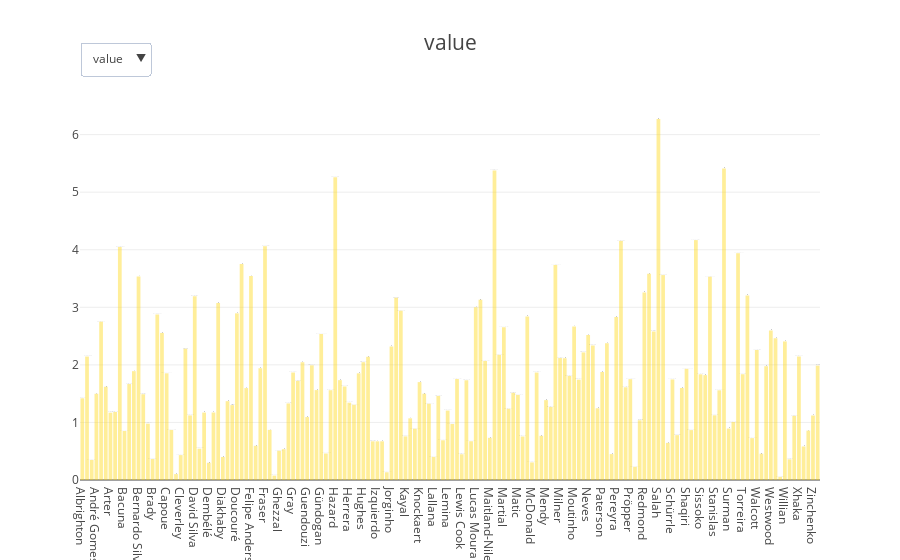
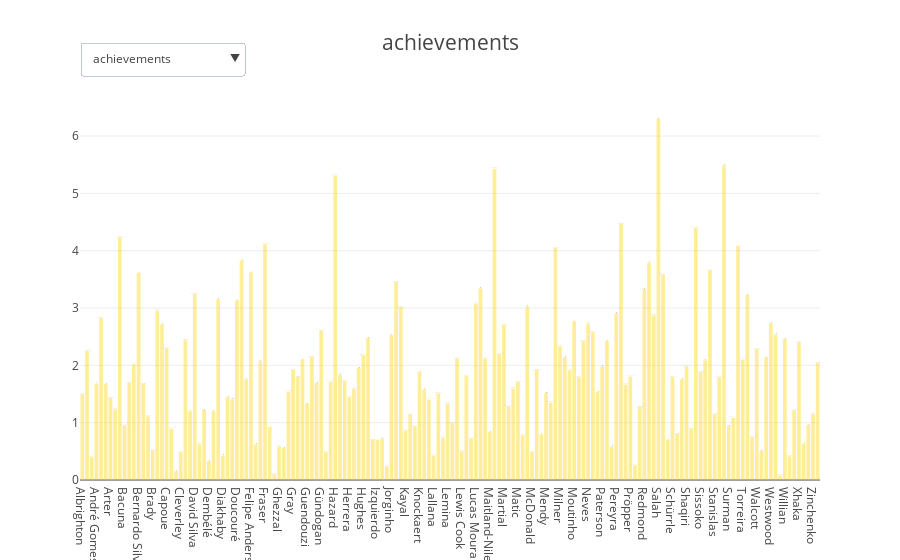

The cell these charts' notebook holds for them, in order:
### Code cell
game_metrics_mid = points_metrics + general_metrics + creativity_metrics + attack_metrics
game_metrics_mid = set(game_metrics_mid)

game_metrics_mid = get_agg_features(game_metrics_mid, ['sum','average'])

points_mid = points.copy()
points_mid['goals_scored']=5
points_mid['clean_sheets']=1
points_mid['goals_conceded']=0

generate_performance_plots(points_mid, midfielders, 'Midfielder')

### Figure 1 — Plotly figure (JSON) as saved in the notebook; plotly's stock layout.template omitted (floating-point values rounded to 4 significant figures; data arrays with more than 128 entries replaced by an {"elided": "..."} marker saying what was removed)
{"data": [{"hovertemplate": "<b>%{text}</b><br><br>value: %{y:.2f}</br><extra></extra>", "marker": {"color": "rgba(254,213,0, 0.4)"}, "text": {"elided": "158 str values"}, "type": "bar", "uid": "48ac02ef-4a31-4ceb-943c-32bc197034c3", "x": {"elided": "158 str values"}, "y": {"elided": "158 float values"}}], "layout": {"hovermode": "closest", "showlegend": false, "title": {"font": {"size": 21}, "text": "value"}, "updatemenus": [{"active": 0, "buttons": [{"args": [{"visible": [true]}], "label": "value", "method": "update"}], "pad": {"r": 0, "t": 10}, "x": 0, "xanchor": "left", "y": 1.18}], "xaxis": {"title": {"font": {"size": 18}, "text": ""}}, "yaxis": {"title": {"font": {"size": 18}, "text": ""}}}}

### Figure 2 — Plotly figure (JSON) as saved in the notebook; plotly's stock layout.template omitted (floating-point values rounded to 4 significant figures; data arrays with more than 128 entries replaced by an {"elided": "..."} marker saying what was removed)
{"data": [{"hovertemplate": "<b>%{text}</b><br><br>achievements: %{y:.2f}</br><extra></extra>", "marker": {"color": "rgba(254,213,0, 0.4)"}, "text": {"elided": "158 str values"}, "type": "bar", "uid": "7d88f52f-842a-479c-8dc8-5025c990be55", "x": {"elided": "158 str values"}, "y": {"elided": "158 float values"}}, {"hovertemplate": "<b>%{text}</b><br><br>average_assists: %{y:.2f}</br><extra></extra>", "marker": {"color": "rgba(254,213,0, 0.4)"}, "text": {"elided": "158 str values"}, "type": "bar", "uid": "a9c537e5-e624-4edb-b6c2-b558e3eef5fc", "visible": "legendonly", "x": {"elided": "158 str values"}, "y": {"elided": "158 float values"}}, {"hovertemplate": "<b>%{text}</b><br><br>average_minutes: %{y:.2f}</br><extra></extra>", "marker": {"color": "rgba(254,213,0, 0.4)"}, "text": {"elided": "158 str values"}, "type": "bar", "uid": "6f841b98-5f44-47d3-b621-951c961ba1c8", "visible": "legendonly", "x": {"elided": "158 str values"}, "y": {"elided": "158 float values"}}, {"hovertemplate": "<b>%{text}</b><br><br>average_goals_scored: %{y:.2f}</br><extra></extra>", "marker": {"color": "rgba(254,213,0, 0.4)"}, "text": {"elided": "158 str values"}, "type": "bar", "uid": "7ae03c97-15de-4a17-bea5-9eb62f8b48c6", "visible": "legendonly", "x": {"elided": "158 str values"}, "y": {"elided": "158 float values"}}, {"hovertemplate": "<b>%{text}</b><br><br>average_clean_sheets: %{y:.2f}</br><extra></extra>", "marker": {"color": "rgba(254,213,0, 0.4)"}, "text": {"elided": "158 str values"}, "type": "bar", "uid": "b1a92895-fc7e-48ed-a1af-4199981e6c3b", "visible": "legendonly", "x": {"elided": "158 str values"}, "y": {"elided": "158 float values"}}], "layout": {"hovermode": "closest", "showlegend": false, "title": {"font": {"size": 21}, "text": "achievements"}, "updatemenus": [{"active": 0, "buttons": [{"args": [{"visible": [true, false, false, false, false]}], "label": "achievements", "method": "update"}, {"args": [{"visible": [false, true, false, false, false]}], "label": "average_assists", "method": "update"}, {"args": [{"visible": [false, false, true, false, false]}], "label": "average_minutes", "method": "update"}, {"args": [{"visible": [false, false, false, true, false]}], "label": "average_goals_scored", "method": "update"}, {"args": [{"visible": [false, false, false, false, true]}], "label": "average_clean_sheets", "method": "update"}], "pad": {"r": 0, "t": 10}, "x": 0, "xanchor": "left", "y": 1.18}], "xaxis": {"title": {"font": {"size": 18}, "text": ""}}, "yaxis": {"title": {"font": {"size": 18}, "text": ""}}}}
